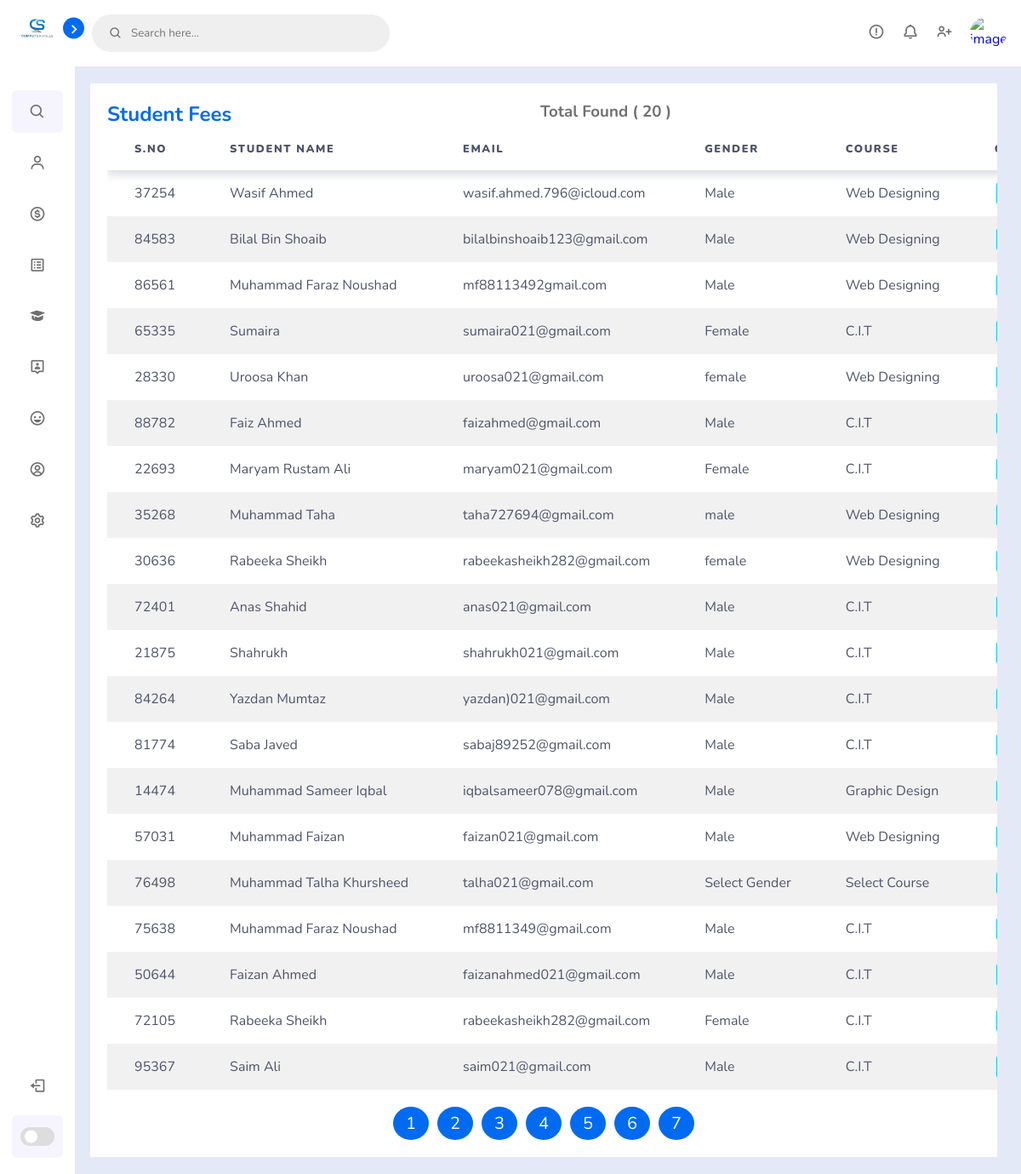
Page /admin/fees.php (signed in) on the committed database.
### tables this page shows
CREATE TABLE `students` (
  `id` int(11) NOT NULL,
  `reg_no` varchar(255) NOT NULL,
  `student_name` varchar(255) NOT NULL,
  `email` varchar(255) NOT NULL,
  `password` varchar(255) NOT NULL,
  `paper_password` varchar(255) NOT NULL,
  `sir_name` varchar(255) NOT NULL,
  `gender` varchar(255) NOT NULL,
  `course` varchar(255) NOT NULL,
  `status` varchar(255) NOT NULL,
  `image` varchar(255) NOT NULL,
  `date_time` varchar(255) NOT NULL DEFAULT current_timestamp()
);

### admin/fees.php (the view, shortened to what this page needs)
<?php
include_once('header.php');
$total_num_page = 20;
if (isset($_GET['page_id'])) {
    $page_id = $_GET['page_id'];
} else {
    $page_id = 1;
}
$start_form = ($page_id - 1) * 20;
$sql = "SELECT * FROM `students` lIMIT $start_form, $total_num_page";
$result = mysqli_query($con, $sql);
$num = mysqli_num_rows($result);
?>
<div class="container">
    <div class="student-list">
        <div class="fees-btn">
            <h1>Student Fees</h1>
            <h3 style="color: var(--text-color)">Total Found ( <?php echo $num ?> )</h3>
        </div>
        <table>
            <thead>
                <tr>
                    <th>S.no</th>
                    <th>Student Name</th>
                    <th>Email</th>
                    <th>gender</th>
                    <th>course</th>
                    <th>Operation</th>
                </tr>
            </thead>
            <tbody>
                <?php while ($row = mysqli_fetch_assoc($result)) { ?>
                    <tr>
                        <td><?php echo $row['reg_no'] ?></td>
                        <td><?php echo $row['student_name'] ?></td>
                        <td><?php echo $row['email'] ?></td>
                        <td><?php echo $row['gender'] ?></td>
                        <td><?php echo $row['course'] ?></td>
                        <td>
                        </td>
                    </tr>
                <?php }
                ?>
            </tbody>
        </table>
        <?php
        $sql_pag = "SELECT * FROM `students`";
        $page_result = mysqli_query($con, $sql_pag);
        $total_record = mysqli_num_rows($page_result);
        $total_page = ceil($total_record / $total_num_page);
        ?>
        <div class="pagination">
            <?php
            for ($i = 1; $i <= $total_page; $i++) {
                if ($total_record > 20) {
                    echo '<a class="pagination-btn" href="fees.php?page_id=' . $i . '">' . $i . '</a>';
                } else {
                    echo '';
                }
            }
            ?>
        </div>
    </div>
</div>
<?php
include('footer.php');
?>

### admin/css/style.css (style rules this page uses)
* { margin: 0; padding: 0; box-sizing: border-box; font-family: Nunito, sans-serif; }
:root { --body-color: #e4e9f7; --sidebar-color: #fff; --primary-color: #006bf1; --primary-color-light: #f6f5ff; --toggle-color: #ddd; --text-color: #707070; --fav-color: #006bf1; --white-color: white; --tran-03: all 0.2s ease; --tran-03: all 0.3s ease; --tran-04: all 0.3s ease; --tran-05: all 0.3s ease; }
body { min-height: 100vh; background-color: var(--body-color); transition: var(--tran-05); }
h1, h2, h3, h4, h5 { color: var(--fav-color); }
a { text-decoration: none; }
.container { position: absolute; top: 78px; left: 0; width: 100%; display: flex; justify-content: center; align-items: center; }
.student-list { width: 95%; height: auto; padding: 20px; background: #fff; overflow-x: scroll; margin: 20px 0; }
.fees-btn { width: 100%; display: flex; justify-content: space-between; white-space: nowrap; }
.student-list table { border-collapse: collapse; box-sizing: border-box; text-align: left; overflow: hidden; width: 100%; color: #4f546c; }
.student-list table thead { box-shadow: 0 5px 10px #b2b7c081; }
.student-list table thead th { padding: 1rem 2rem; text-transform: uppercase; letter-spacing: 0.1rem; font-size: 0.8rem; font-weight: 900; }
.student-list table tbody td { padding: 1rem 2rem; white-space: nowrap; }
.student-list table thead tr { text-align: left; }
.student-list table tr:nth-child(even) { background-color: rgba(221, 221, 221, 0.411); }
.pagination { width: 100%; display: flex; justify-content: center; align-items: center; margin-top: 20px; }
.pagination .pagination-btn { border: none; font-size: 20px; margin: 0 5px; padding: 6px 15px; background-color: var(--fav-color); color: #fff; border-radius: 20%; -webkit-border-radius: 50%; -moz-border-radius: 50%; -ms-border-radius: 50%; -o-border-radius: 50%; }

### rows in the picture
students: reg_no "37254", student_name "Wasif Ahmed", email "wasif.ahmed.796@icloud.com", gender "Male", course "Web Designing"
students: reg_no "84583", student_name "Bilal Bin Shoaib", email "bilalbinshoaib123@gmail.com", gender "Male", course "Web Designing"
students: reg_no "86561", student_name "Muhammad Faraz Noushad", email "mf88113492gmail.com", gender "Male", course "Web Designing"
students: reg_no "65335", student_name "Sumaira", email "sumaira021@gmail.com", gender "Female", course "C.I.T"
students: reg_no "28330", student_name "Uroosa Khan", email "uroosa021@gmail.com", gender "female", course "Web Designing"
students: reg_no "88782", student_name "Faiz Ahmed", email "faizahmed@gmail.com", gender "Male", course "C.I.T"
students: reg_no "22693", student_name "Maryam Rustam Ali", email "maryam021@gmail.com", gender "Female", course "C.I.T"
students: reg_no "35268", student_name "Muhammad Taha", email "taha727694@gmail.com", gender "male", course "Web Designing"
students: reg_no "30636", student_name "Rabeeka Sheikh", email "rabeekasheikh282@gmail.com", gender "female", course "Web Designing"
students: reg_no "72401", student_name "Anas Shahid", email "anas021@gmail.com", gender "Male", course "C.I.T"
students: reg_no "21875", student_name "Shahrukh", email "shahrukh021@gmail.com", gender "Male", course "C.I.T"
students: reg_no "84264", student_name "Yazdan Mumtaz", email "yazdan)021@gmail.com", gender "Male", course "C.I.T"
students: reg_no "81774", student_name "Saba Javed", email "sabaj89252@gmail.com", gender "Male", course "C.I.T"
students: reg_no "14474", student_name "Muhammad Sameer Iqbal", email "iqbalsameer078@gmail.com", gender "Male", course "Graphic Design"
students: reg_no "57031", student_name "Muhammad Faizan", email "faizan021@gmail.com", gender "Male", course "Web Designing"
students: reg_no "76498", student_name "Muhammad Talha Khursheed", email "talha021@gmail.com", gender "Select Gender", course "Select Course"
students: reg_no "75638", student_name "Muhammad Faraz Noushad", email "mf8811349@gmail.com", gender "Male", course "C.I.T"
students: reg_no "50644", student_name "Faizan Ahmed", email "faizanahmed021@gmail.com", gender "Male", course "C.I.T"
students: reg_no "72105", student_name "Rabeeka Sheikh", email "rabeekasheikh282@gmail.com", gender "Female", course "C.I.T"
students: reg_no "95367", student_name "Saim Ali", email "saim021@gmail.com", gender "Male", course "C.I.T"

### other values in the picture
$num "20"
